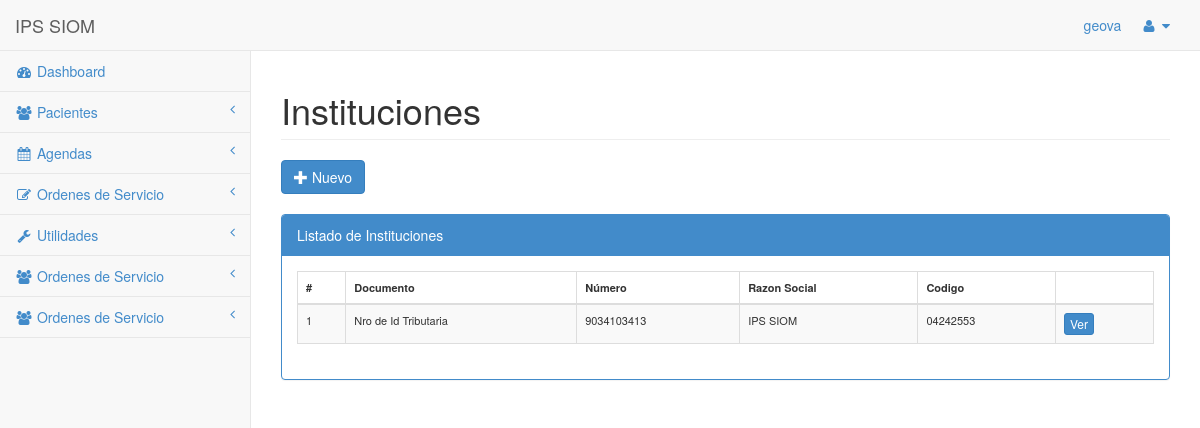
Screenshot of /instituciones/ (signed in) with the database file from the repository.
### mysite/apps/organizaciones/models.py (models this page shows, shortened)
class instituciones(models.Model):
	opciones = (
		('NI', 'Nro de Id Tributaria'),
 		('CC', 'Cédula de Ciudadanía'),
 		('CE', 'Cédula de Extranjería'),
 		('PA', 'Pasaporte'),
    )
	documento   = models.CharField(max_length=2, choices=opciones, verbose_name=u'Documento')
	numero  = models.CharField(max_length=30)
	razon   = models.CharField(max_length=50)
	codigo   = models.CharField(max_length=12,default = '0')
	direccion   = models.CharField(max_length=50,null=True, blank=True)
	telefono     = models.CharField(max_length=20, null=True, blank=True)
	fax    = models.CharField(max_length=20, null=True, blank=True)
	empresas = models.ManyToManyField(empresas,null=True,blank=True)
	letra_factura	= models.CharField(max_length=3, null=True, blank=True)
	imagen 		= models.ImageField(upload_to=url,null=True,blank=True)
	logo_historia 		= models.ImageField(upload_to=url,null=True,blank=True)
	altura 		= models.ImageField(upload_to=url,null=True,blank=True)
	alimentos 		= models.ImageField(upload_to=url,null=True,blank=True)
	espacios 		= models.ImageField(upload_to=url,null=True,blank=True)
	apto 		= models.ImageField(upload_to=url,null=True,blank=True)
	ciudad = models.ForeignKey(departamentos,related_name='instituciones_departamento',verbose_name=u'Ciudad')

### mysite/apps/organizaciones/views.py (the view)
# urls.py: url(r'^instituciones/$','instituciones_view',name='vista_instituciones'),
@login_required(login_url=URL_LOGIN)
def instituciones_view(request):
	lista_instituciones = instituciones.objects.all().order_by('razon') # Select * from ventas_productos where status = True
	ctx = {'instituciones':lista_instituciones}
	return render_to_response('citas/instituciones.html',ctx,context_instance=RequestContext(request))

### mysite/templates/citas/instituciones.html (shortened to what this page needs)
{% extends 'home/base.html' %}
{%block content %}
<div class="row">
	<div class="col-lg-12">
	    <h1 class="page-header">Instituciones</h1>
	</div>
</div>
{% if user.is_authenticated and user.is_staff %}
	<a href="{% url "vista_agregar_instituciones" %}" class="btn btn-primary"><i class="glyphicon glyphicon-plus"></i> Nuevo</a><br><br>
{% endif %}
<div class="row">
  <div class="col-lg-12">
	{% if instituciones %}
		<div class="panel panel-primary">
		    <div class="panel-heading">
		        Listado de Instituciones
		    </div>
		    <div class="panel-body">
		        <div class="table-responsive">
		            <table class="table table-striped table-bordered table-hover" id="dataTables-example">
			    	<thead>
				        <tr>
				          <th>#</th>
				          <th>Documento</th>
				          <th>Número</th>
				          <th>Razon Social</th>
				          <th>Codigo</th>
				          <th></th>
				        </tr>
			        </thead>
			        <tbody>
			    	{% for p in instituciones %}
			 		<tr id="tr{{p.id}}">
						<td>{{ p.id}}</td>
						{% if p.documento == 'NI' %}
							<td>Nro de Id Tributaria</td>
						{% elif p.documento == 'CC' %}
							<td>Cédula de Ciudadanía</td>
						{% elif p.documento == 'CE' %}
							<td>Cédula de Extranjería</td>
						{% else %}
							<td>Pasaporte</td>
						{% endif %}
						<td>{{ p.numero }}</td>
						<td>{{ p.razon }}</td>
						<td>{{ p.codigo }}</td>
						<td><a class="btn btn-primary btn-xs" href="/edit/instituciones/{{p.id}}/">  Ver </a></td>
					</tr>
					{% endfor %}
					</tbody>
		    		</table>
		    	</div>
		    </div>
		</div>
	{% else %}
	<h2>No existen Instituciones Creadas</h2>
	{% endif %}
	</div>
</div>
{% endblock %}

### mysite/templates/home/base.html (shortened to what this page needs)
<!DOCTYPE html>
<html>
<head>
    <link href="/static/css/bootstrap.min.css" rel="stylesheet">
    <link href="/static/font-awesome/css/font-awesome.css" rel="stylesheet">
    <link href="/static/css/redmond/jquery-ui-1.10.4.custom.css" rel="stylesheet">
    <link href="/static/css/geova.css" rel="stylesheet">
    <link href='/static/css/fullcalendar.css' rel='stylesheet' />
    <link href='/static/css/fullcalendar.print.css' rel='stylesheet' media='print' />
    <link href="/static/css/plugins/dataTables/dataTables.bootstrap.css" rel="stylesheet">
    <link href="/static/css/plugins/dataTables/dataTables.tableTools.css" rel="stylesheet">
    <link href="/static/css/select2.css" rel="stylesheet">
    <link href="/static/css/select2-bootstrap.css" rel="stylesheet">
    <link href="/static/css/sb-admin.css" rel="stylesheet">
</head>
<body>
    <div id="wrapper">
        <nav class="navbar navbar-default navbar-fixed-top" role="navigation" style="margin-bottom: 0">
            <div class="navbar-header">
                <a class="navbar-brand" href="/">IPS SIOM</a>
            </div>
            <ul class="nav navbar-top-links navbar-right">
                <a href="#">{{user}}</a>
                <li class="dropdown">
                    <a class="dropdown-toggle" data-toggle="dropdown" href="#">
                        <i class="fa fa-user fa-fw"></i>  <i class="fa fa-caret-down"></i>
                    </a>
                </li>
            </ul>
            <div class="navbar-default navbar-static-side" role="navigation">
                <div class="sidebar-collapse">
                    <ul class="nav" id="side-menu">
                        {% if perms.home.es_administrador or perms.home.es_coordinador_plataforma or perms.home.es_coordinador_endoscopia or perms.home.es_auxiliar_plataforma or perms.home.es_auxiliar_endoscopia %}
                        <li>
                            <a href="/"><i class="fa fa-dashboard fa-fw"></i> Dashboard</a>
                        </li>
                        <li>
                            <a href="#"><i class="fa fa-users fa-fw"></i> Pacientes<span class="fa arrow"></span></a>
                        </li>
                        {% endif %}
                        {% if perms.home.es_administrador or perms.home.es_coordinador_plataforma or perms.home.es_coordinador_endoscopia or perms.home.es_auxiliar_plataforma or perms.home.es_auxiliar_endoscopia or perms.home.es_doctor %}
                        <li>
                            <a href="#"><i class="fa fa-calendar fa-fw"></i> Agendas<span class="fa arrow"></span></a>
                        </li>
                        {% endif %}
                        {% if perms.home.es_administrador or perms.home.es_coordinador_plataforma or perms.home.es_coordinador_endoscopia or perms.home.es_auxiliar_plataforma or perms.home.es_auxiliar_endoscopia %}
                        <li>
                            <a href="#"><i class="fa fa-edit fa-fw"></i> Ordenes de Servicio<span class="fa arrow"></span></a>
                        </li>
                        {% endif %}
                        {% if user.is_staff or perms.home.es_administrador %}
                        <li>
                            <a href="#"><i class="fa fa-wrench fa-fw"></i> Utilidades<span class="fa arrow"></span></a>
                        </li>
                        {% endif %}
                        {% if perms.home.es_coordinador_general %}
                            <li>
                                <a href="#"><i class="fa fa-users fa-fw"></i> Ordenes de Servicio<span class="fa arrow"></span></a>
                            </li>
                        {% endif %}
                        {% if perms.home.es_auxiliar_contabilidad %}
                            <li>
                                <a href="#"><i class="fa fa-users fa-fw"></i> Ordenes de Servicio<span class="fa arrow"></span></a>
                            </li>
                        {% endif %}
                    </ul>
                </div>
            </div>
        </nav>
        <div id="page-wrapper">
            {% block content %}
            {% endblock %}
        </div>
    </div>
</body>
</html>

### mysite/static/static/css/geova.css (style rules this page uses)
table { font-size:11px; }

### mysite/static/static/css/sb-admin.css (style rules this page uses)
body { background-color: #f8f8f8; padding-top: 100px; }
@media (min-width:768px) { body { padding-top: 50px; } }
#wrapper { width: 100%; }
#page-wrapper { padding: 0 15px; min-height: 568px; background-color: #fff; }
@media (min-width:768px) { #page-wrapper { position: inherit; margin: 0 0 0 250px; padding: 0 30px; min-height: 1300px; border-left: 1px solid #e7e7e7; } }
.navbar-static-side ul li { border-bottom: 1px solid #e7e7e7; }
.navbar-top-links li { display: inline-block; }
.navbar-top-links li:last-child { margin-right: 15px; }
.navbar-top-links li a { padding: 15px; min-height: 50px; }
.arrow { float: right; }
.fa.arrow:before { content: "\f104"; }
@media (min-width:768px) { .navbar-static-side { z-index: 1; position: absolute; width: 250px; margin-top: 51px; } }

### mysite/static/static/css/fullcalendar.print.css (style rules this page uses)
th, td, hr, thead, tbody, .fc-row { border-color: #ccc !important; background: #fff !important; }

### rows the page displays
instituciones: id "1", documento "Nro de Id Tributaria", numero "9034103413", razon "IPS SIOM", codigo "04242553"

### other values shown
{{ user }} "geova"
